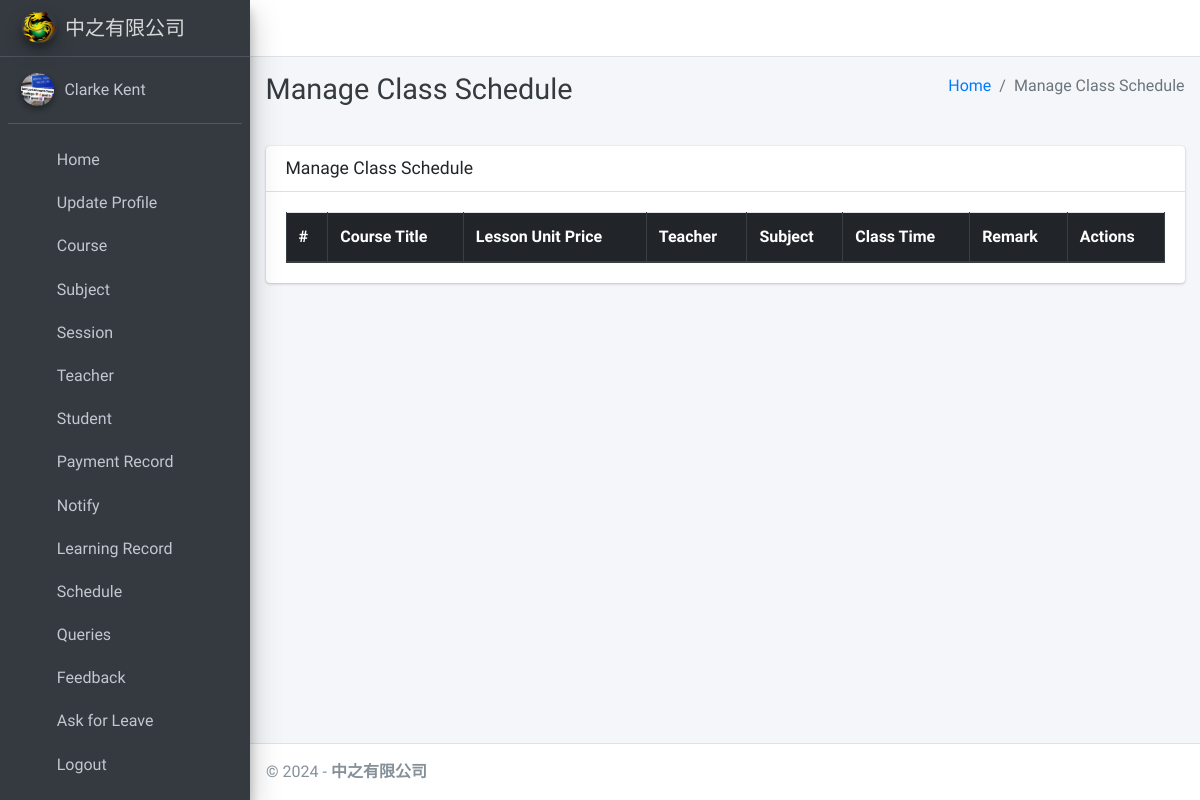
Page /schedule/manage (signed in) on the earlier database version.
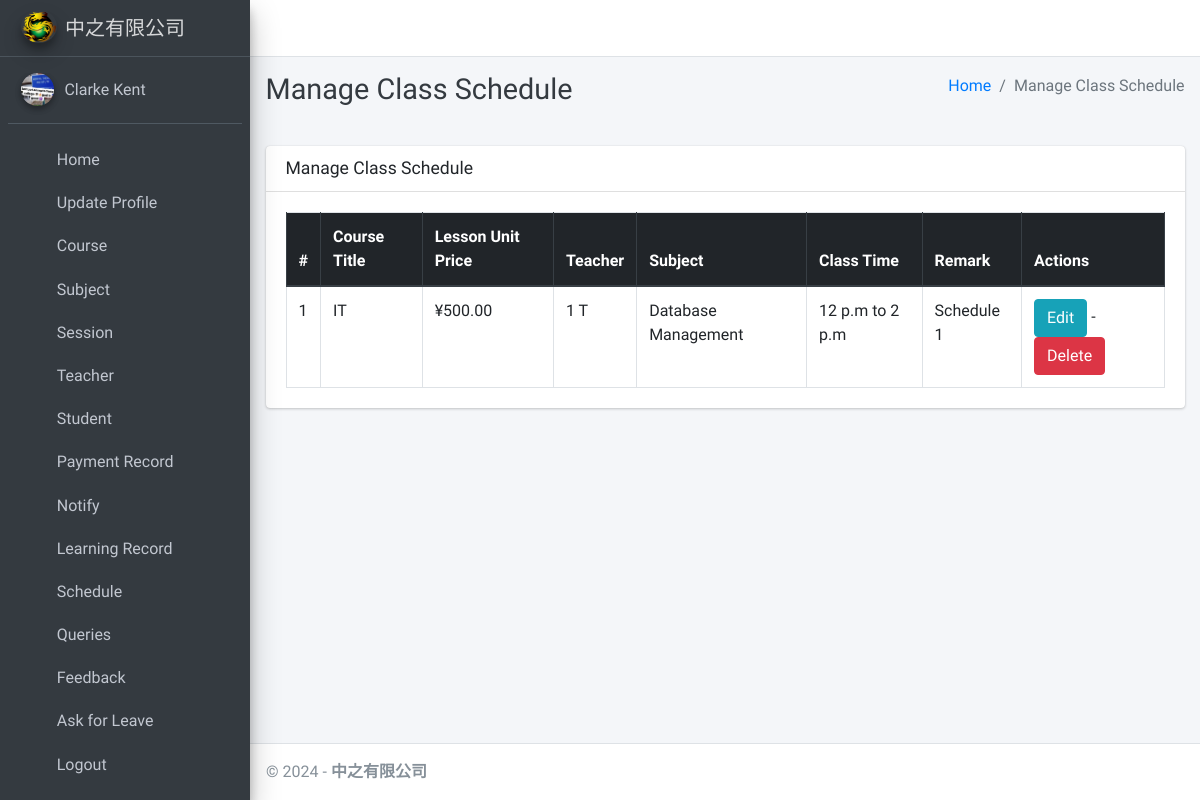
Same page on the later database version.
### main_app/models.py (models this page shows)
class ClassSchedule(models.Model):
    course = models.ForeignKey(Course, null=True, on_delete=models.CASCADE)
    lesson_unit_price = models.DecimalField(max_digits=10, decimal_places=2)
    teacher = models.ForeignKey(Teacher,null=True, on_delete=models.CASCADE)
    subject = models.ForeignKey(Subject,null=True, on_delete=models.DO_NOTHING)
    class_time = models.CharField(max_length=100)
    remark = models.TextField(default="")
    def lesson_unit_price(self):
        payment_record = PaymentRecord.objects.filter(course=self.course).first()
        return payment_record.lesson_unit_price if payment_record else None

class Course(models.Model):
    name = models.CharField(max_length=120)
    created_at = models.DateTimeField(auto_now_add=True)
    updated_at = models.DateTimeField(auto_now=True)
    def __str__(self):
        return self.name

class PaymentRecord(models.Model):
    date = models.DateField()
    student = models.ForeignKey(Student, on_delete=models.CASCADE)
    course = models.ForeignKey(Course,on_delete=models.CASCADE)
    lesson_unit_price = models.DecimalField(max_digits=10, decimal_places=2)
    class_name = models.CharField(max_length=100)
    discounted_price = models.DecimalField(max_digits=10, decimal_places=2)
    book_costs = models.DecimalField(max_digits=10, decimal_places=2)
    other_fee = models.DecimalField(max_digits=10, decimal_places=2)
    amount_due = models.DecimalField(max_digits=10, decimal_places=2)
    amount_paid = models.DecimalField(max_digits=10, decimal_places=2)
    payment_method = models.CharField(max_length=100)
    status = models.CharField(max_length=100)
    payee = models.CharField(max_length=255)
    remark = models.TextField(default="")

class Teacher(models.Model):
    course = models.ForeignKey(Course, on_delete=models.DO_NOTHING, null=True, blank=False)
    admin = models.OneToOneField(CustomUser, on_delete=models.CASCADE)
    work_type = models.CharField(max_length = 30, blank = True) #Special/Temporary
    def __str__(self):
        return self.admin.last_name + " " + self.admin.first_name

class CustomUser(AbstractUser):
    USER_TYPE = ((1, "HOD"), (2, "Teacher"), (3, "Student"))
    GENDER = [("M", "Male"), ("F", "Female")]
    username = None  # Removed username, using email instead
    email = models.EmailField(unique=True)
    user_type = models.CharField(default=1, choices=USER_TYPE, max_length=1)
    gender = models.CharField(max_length=1, choices=GENDER)
    profile_pic = models.ImageField()
    address = models.TextField()
    contact_num = models.TextField(default="")
    remark = models.TextField(default="")
    fcm_token = models.TextField(default="")  # For firebase notifications
    created_at = models.DateTimeField(auto_now_add=True)
    updated_at = models.DateTimeField(auto_now=True)
    USERNAME_FIELD = "email"
    REQUIRED_FIELDS = []
    objects = CustomUserManager()
    def __str__(self):
        return self.last_name + ", " + self.first_name

class Subject(models.Model):
    name = models.CharField(max_length=120)
    teacher = models.ForeignKey(Teacher,on_delete=models.CASCADE,)
    course = models.ForeignKey(Course, on_delete=models.CASCADE)
    updated_at = models.DateTimeField(auto_now=True)
    created_at = models.DateTimeField(auto_now_add=True)
    def __str__(self):
        return self.name

### main_app/hod_views.py (the view)
# urls.py: path("schedule/manage", hod_views.manage_class_schedule, name='manage_class_schedule'),
def manage_class_schedule(request):
    class_schedules = ClassSchedule.objects.all()
    context = {
        'class_schedules': class_schedules,
        'page_title': 'Manage Class Schedule'
    }
    return render(request, "hod_template/manage_class_schedule.html", context)

### main_app/templates/hod_template/manage_class_schedule.html
{% extends 'main_app/base.html' %}
{% load static %}
{% block page_title %}{{page_title}}{% endblock page_title %}
{% block content %}
<section class="content">
    <div class="container-fluid">
        <div class="row">
            <div class="col-md-12">
                <div class="card">
                    <div class="card-header">
                        <h3 class="card-title">{{page_title}}</h3>
                    </div>
                    <div class="card-body">
                        <table id="example2" class="table table-bordered table-hover">
                            <thead class="thead-dark">
                                <tr>
                                    <th>#</th>
                                    <th>Course Title</th>
                                    <th>Lesson Unit Price</th>
                                    <th>Teacher</th>
                                    <th>Subject</th>
                                    <th>Class Time</th>
                                    <th>Remark</th>
                                    <th>Actions</th>
                                </tr>
                            </thead>
                            <tbody>
                                {% for class in class_schedules %}
                                <tr>
                                    <td>{{ forloop.counter }}</td>
                                    <td>{{class.course}}</td>
                                    <td>¥{{class.lesson_unit_price}}</td>
                                    <td>{{class.teacher}}</td>
                                    <td>{{class.subject}}</td>
                                    <td>{{class.class_time}}</td>
                                    <td>{{class.remark}}</td>
                                    <td>
                                        <a href="{% url 'edit_class_schedule' class.id %}" class="btn btn-info">Edit</a> -
                                        <a href="{% url 'delete_class_schedule' class.id %}" class="btn btn-danger" onclick="return confirm('Are you sure about this ?')">Delete</a>
                                    </td>
                                </tr>
                                {% endfor %}
                            </tbody>
                        </table>
                    </div>
                </div>
            </div>
        </div>
    </div>
</section>
{% endblock content %}

Differences in the rows shown:
added ClassSchedule: course "IT", lesson_unit_price "500.00", teacher "1 T", subject "Database Management", class_time "12 p.m to 2 p.m", remark "Schedule 1"
